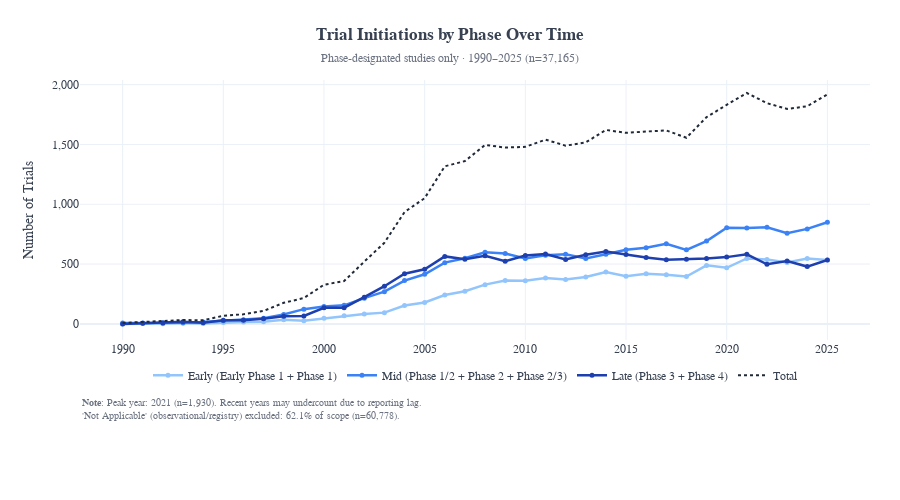

Write notebook code for a chart like this one.
### Markdown cell above
## 2.1 Trial Initiations by Phase

How has trial initiation activity evolved over time, when broken down by clinical phase?

### Code cell
# ============================================================
# 2.1 Trial Initiations by Phase (Aggregated Line Chart)
# ============================================================
# Uses PHASE_AGG_MAP from setup cell
# Shows phase-designated studies only (excludes "Not Applicable")

# Aggregate by year and aggregated phase
df_phase_agg = df_temporal.copy()
df_phase_agg['phase_agg'] = df_phase_agg['phase_group'].map(PHASE_AGG_MAP)

yearly_phase_agg = (
    df_phase_agg
    .groupby(['start_year', 'phase_agg'])
    .size()
    .reset_index(name='trial_count')
)

# Pivot for line chart
pivot_phase_full = yearly_phase_agg.pivot_table(
    index='start_year',
    columns='phase_agg',
    values='trial_count',
    fill_value=0
)

# Calculate "Not Applicable" stats for reporting
na_total = int(pivot_phase_full['Not Applicable'].sum()) if 'Not Applicable' in pivot_phase_full.columns else 0
na_pct = round(na_total / len(df_temporal) * 100, 1)

# Exclude "Not Applicable" from chart (phase-designated only)
# Uses PHASE_AGG_ORDER from setup cell
phase_agg_cols = [p for p in PHASE_AGG_ORDER if p in pivot_phase_full.columns]
pivot_phase = pivot_phase_full[phase_agg_cols]

# Get peak year (phase-designated only)
peak_year = int(pivot_phase.sum(axis=1).idxmax())
peak_count = int(pivot_phase.sum(axis=1).max())
total_phase_designated = int(pivot_phase.sum().sum())

# Create chart using reusable function
fig_phase_trends = create_multi_line_chart(
    pivot_data=pivot_phase,
    title="Trial Initiations by Phase Over Time",
    subtitle=f"Phase-designated studies only · {temporal_year_range} (n={total_phase_designated:,})",
    note=(
        f"<b>Note</b>: Peak year: {peak_year} (n={peak_count:,}). "
        "Recent years may undercount due to reporting lag.<br>"
        f"'Not Applicable' (observational/registry) excluded: {na_pct}% of scope (n={na_total:,})."
    ),
    colors=PHASE_AGG_COLORS,
    show_total=True,
)

fig_phase_trends.show()

### Figure 1 — Plotly figure (JSON) as saved in the notebook; plotly's stock layout.template omitted (floating-point values rounded to 4 significant figures)
{"data": [{"hovertemplate": "<b>Early (Early Phase 1 + Phase 1)</b><br>Year: %{x}<br>Trials: %{y:,}<extra></extra>", "line": {"color": "#93c5fd", "width": 2.5}, "marker": {"size": 5}, "mode": "lines+markers", "name": "Early (Early Phase 1 + Phase 1)", "type": "scatter", "x": [1990, 1991, 1992, 1993, 1994, 1995, 1996, 1997, 1998, 1999, 2000, 2001, 2002, 2003, 2004, 2005, 2006, 2007, 2008, 2009, 2010, 2011, 2012, 2013, 2014, 2015, 2016, 2017, 2018, 2019, 2020, 2021, 2022, 2023, 2024, 2025], "y": [0.0, 3.0, 2.0, 5.0, 4.0, 11.0, 15.0, 17.0, 34.0, 27.0, 47.0, 68.0, 82.0, 94.0, 154.0, 179.0, 241.0, 273.0, 328.0, 363.0, 361.0, 383.0, 370.0, 392.0, 434.0, 398.0, 418.0, 410.0, 396.0, 489.0, 469.0, 547.0, 539.0, 514.0, 546.0, 535.0]}, {"hovertemplate": "<b>Mid (Phase 1/2 + Phase 2 + Phase 2/3)</b><br>Year: %{x}<br>Trials: %{y:,}<extra></extra>", "line": {"color": "#3b82f6", "width": 2.5}, "marker": {"size": 5}, "mode": "lines+markers", "name": "Mid (Phase 1/2 + Phase 2 + Phase 2/3)", "type": "scatter", "x": [1990, 1991, 1992, 1993, 1994, 1995, 1996, 1997, 1998, 1999, 2000, 2001, 2002, 2003, 2004, 2005, 2006, 2007, 2008, 2009, 2010, 2011, 2012, 2013, 2014, 2015, 2016, 2017, 2018, 2019, 2020, 2021, 2022, 2023, 2024, 2025], "y": [8.0, 7.0, 9.0, 10.0, 16.0, 26.0, 35.0, 48.0, 79.0, 123.0, 145.0, 155.0, 215.0, 269.0, 362.0, 415.0, 512.0, 548.0, 598.0, 588.0, 547.0, 573.0, 581.0, 547.0, 582.0, 619.0, 636.0, 670.0, 619.0, 692.0, 804.0, 802.0, 808.0, 757.0, 794.0, 850.0]}, {"hovertemplate": "<b>Late (Phase 3 + Phase 4)</b><br>Year: %{x}<br>Trials: %{y:,}<extra></extra>", "line": {"color": "#1e40af", "width": 2.5}, "marker": {"size": 5}, "mode": "lines+markers", "name": "Late (Phase 3 + Phase 4)", "type": "scatter", "x": [1990, 1991, 1992, 1993, 1994, 1995, 1996, 1997, 1998, 1999, 2000, 2001, 2002, 2003, 2004, 2005, 2006, 2007, 2008, 2009, 2010, 2011, 2012, 2013, 2014, 2015, 2016, 2017, 2018, 2019, 2020, 2021, 2022, 2023, 2024, 2025], "y": [0.0, 6.0, 8.0, 17.0, 10.0, 31.0, 30.0, 43.0, 63.0, 66.0, 135.0, 135.0, 223.0, 315.0, 419.0, 457.0, 564.0, 540.0, 570.0, 523.0, 572.0, 584.0, 539.0, 578.0, 605.0, 580.0, 554.0, 537.0, 541.0, 547.0, 558.0, 581.0, 498.0, 526.0, 479.0, 534.0]}, {"hovertemplate": "<b>Total</b><br>Year: %{x}<br>Trials: %{y:,}<extra></extra>", "line": {"color": "#1f2937", "dash": "dot", "width": 2}, "mode": "lines", "name": "Total", "type": "scatter", "x": [1990, 1991, 1992, 1993, 1994, 1995, 1996, 1997, 1998, 1999, 2000, 2001, 2002, 2003, 2004, 2005, 2006, 2007, 2008, 2009, 2010, 2011, 2012, 2013, 2014, 2015, 2016, 2017, 2018, 2019, 2020, 2021, 2022, 2023, 2024, 2025], "y": [8.0, 16.0, 19.0, 32.0, 30.0, 68.0, 80.0, 108.0, 176.0, 216.0, 327.0, 358.0, 520.0, 678.0, 935.0, 1051.0, 1317.0, 1361.0, 1496.0, 1474.0, 1480.0, 1540.0, 1490.0, 1517.0, 1621.0, 1597.0, 1608.0, 1617.0, 1556.0, 1728.0, 1831.0, 1930.0, 1845.0, 1797.0, 1819.0, 1919.0]}], "layout": {"annotations": [{"align": "left", "font": {"color": "#6b7280", "family": "Arial", "size": 10}, "showarrow": false, "text": "<b>Note</b>: Peak year: 2021 (n=1,930). Recent years may undercount due to reporting lag.<br>'Not Applicable' (observational/registry) excluded: 62.1% of scope (n=60,778).", "x": 0, "xref": "paper", "y": -0.32, "yref": "paper"}], "font": {"color": "#374151", "family": "Arial"}, "height": 500, "hovermode": "x unified", "legend": {"orientation": "h", "x": 0.5, "xanchor": "center", "y": -0.08, "yanchor": "top"}, "margin": {"b": 160, "l": 80, "r": 30, "t": 80}, "title": {"text": "<b>Trial Initiations by Phase Over Time</b><br><span style='font-size:12px; color:#6b7280'>Phase-designated studies only · 1990–2025 (n=37,165)</span>", "x": 0.5, "xanchor": "center"}, "xaxis": {"dtick": 5, "tickmode": "linear", "title": {}}, "yaxis": {"tickformat": ",", "title": {"text": "Number of Trials"}}}}
